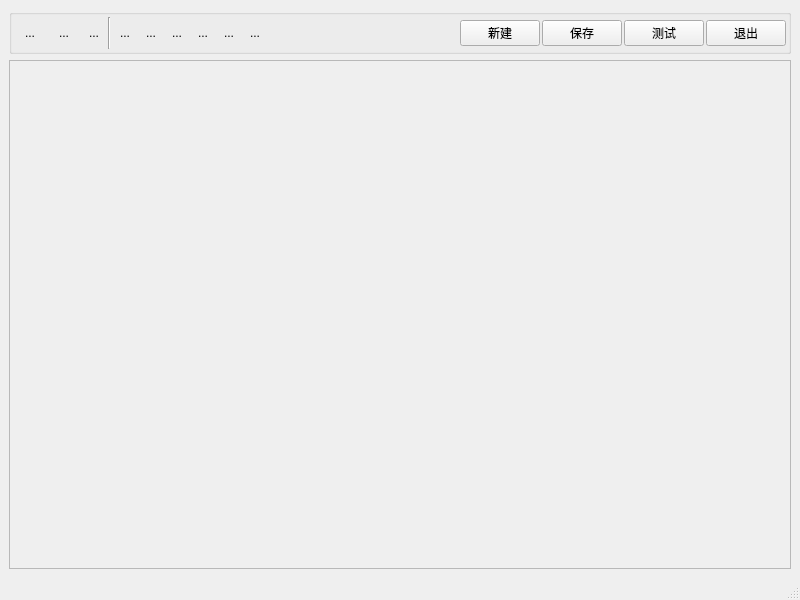
<?xml version="1.0" encoding="UTF-8"?>
<ui version="4.0">
 <class>DesignWindow</class>
 <widget class="QMainWindow" name="DesignWindow">
  <property name="geometry">
   <rect>
    <x>0</x>
    <y>0</y>
    <width>800</width>
    <height>600</height>
   </rect>
  </property>
  <property name="minimumSize">
   <size>
    <width>800</width>
    <height>600</height>
   </size>
  </property>
  <property name="windowTitle">
   <string>模板设计</string>
  </property>
  <property name="iconSize">
   <size>
    <width>32</width>
    <height>32</height>
   </size>
  </property>
  <property name="toolButtonStyle">
   <enum>Qt::ToolButtonIconOnly</enum>
  </property>
  <widget class="QWidget" name="centralWidget">
   <layout class="QHBoxLayout" name="horizontalLayout_2">
    <item>
     <layout class="QVBoxLayout" name="verticalLayout">
      <item>
       <widget class="QGroupBox" name="groupBox">
        <property name="title">
         <string/>
        </property>
        <property name="flat">
         <bool>false</bool>
        </property>
        <layout class="QHBoxLayout" name="horizontalLayout">
         <property name="spacing">
          <number>2</number>
         </property>
         <property name="leftMargin">
          <number>2</number>
         </property>
         <property name="topMargin">
          <number>2</number>
         </property>
         <property name="rightMargin">
          <number>2</number>
         </property>
         <property name="bottomMargin">
          <number>2</number>
         </property>
         <item>
          <widget class="QToolButton" name="btnAddItem">
           <property name="minimumSize">
            <size>
             <width>32</width>
             <height>32</height>
            </size>
           </property>
           <property name="toolTip">
            <string>新增字段</string>
           </property>
           <property name="text">
            <string>...</string>
           </property>
           <property name="icon">
            <iconset resource="printres.qrc">
             <normaloff>:/res/add2.png</normaloff>:/res/add2.png</iconset>
           </property>
           <property name="iconSize">
            <size>
             <width>32</width>
             <height>32</height>
            </size>
           </property>
           <property name="autoRaise">
            <bool>true</bool>
           </property>
          </widget>
         </item>
         <item>
          <widget class="QToolButton" name="btnLoadJpg">
           <property name="minimumSize">
            <size>
             <width>32</width>
             <height>32</height>
            </size>
           </property>
           <property name="toolTip">
            <string>导入背景图片</string>
           </property>
           <property name="text">
            <string>...</string>
           </property>
           <property name="icon">
            <iconset resource="printres.qrc">
             <normaloff>:/res/pict.png</normaloff>:/res/pict.png</iconset>
           </property>
           <property name="iconSize">
            <size>
             <width>32</width>
             <height>32</height>
            </size>
           </property>
           <property name="autoRaise">
            <bool>true</bool>
           </property>
          </widget>
         </item>
         <item>
          <widget class="QToolButton" name="btnDelJpg">
           <property name="toolTip">
            <string>删除背景</string>
           </property>
           <property name="text">
            <string>...</string>
           </property>
           <property name="icon">
            <iconset resource="printres.qrc">
             <normaloff>:/res/pictdel.png</normaloff>:/res/pictdel.png</iconset>
           </property>
           <property name="iconSize">
            <size>
             <width>30</width>
             <height>30</height>
            </size>
           </property>
           <property name="autoRaise">
            <bool>true</bool>
           </property>
          </widget>
         </item>
         <item>
          <widget class="Line" name="line_3">
           <property name="orientation">
            <enum>Qt::Vertical</enum>
           </property>
          </widget>
         </item>
         <item>
          <widget class="QToolButton" name="btnAlignLeft">
           <property name="toolTip">
            <string>字段左对齐</string>
           </property>
           <property name="text">
            <string>...</string>
           </property>
           <property name="icon">
            <iconset resource="printres.qrc">
             <normaloff>:/res/aleft.png</normaloff>:/res/aleft.png</iconset>
           </property>
           <property name="iconSize">
            <size>
             <width>30</width>
             <height>30</height>
            </size>
           </property>
           <property name="autoRaise">
            <bool>true</bool>
           </property>
          </widget>
         </item>
         <item>
          <widget class="QToolButton" name="btnAlignRight">
           <property name="toolTip">
            <string>字段右对齐</string>
           </property>
           <property name="text">
            <string>...</string>
           </property>
           <property name="icon">
            <iconset resource="printres.qrc">
             <normaloff>:/res/aright.png</normaloff>:/res/aright.png</iconset>
           </property>
           <property name="iconSize">
            <size>
             <width>30</width>
             <height>30</height>
            </size>
           </property>
           <property name="autoRaise">
            <bool>true</bool>
           </property>
          </widget>
         </item>
         <item>
          <widget class="QToolButton" name="btnAlignTop">
           <property name="toolTip">
            <string>字段上边对齐</string>
           </property>
           <property name="text">
            <string>...</string>
           </property>
           <property name="icon">
            <iconset resource="printres.qrc">
             <normaloff>:/res/atop.png</normaloff>:/res/atop.png</iconset>
           </property>
           <property name="iconSize">
            <size>
             <width>30</width>
             <height>30</height>
            </size>
           </property>
           <property name="autoRaise">
            <bool>true</bool>
           </property>
          </widget>
         </item>
         <item>
          <widget class="QToolButton" name="btnAlignBottom">
           <property name="toolTip">
            <string>字段下边对齐</string>
           </property>
           <property name="text">
            <string>...</string>
           </property>
           <property name="icon">
            <iconset resource="printres.qrc">
             <normaloff>:/res/abottom.png</normaloff>:/res/abottom.png</iconset>
           </property>
           <property name="iconSize">
            <size>
             <width>30</width>
             <height>30</height>
            </size>
           </property>
           <property name="autoRaise">
            <bool>true</bool>
           </property>
          </widget>
         </item>
         <item>
          <widget class="QToolButton" name="btnSameWidth">
           <property name="toolTip">
            <string>字段设置相同宽度</string>
           </property>
           <property name="text">
            <string>...</string>
           </property>
           <property name="icon">
            <iconset resource="printres.qrc">
             <normaloff>:/res/samewidth.png</normaloff>:/res/samewidth.png</iconset>
           </property>
           <property name="iconSize">
            <size>
             <width>30</width>
             <height>30</height>
            </size>
           </property>
           <property name="autoRaise">
            <bool>true</bool>
           </property>
          </widget>
         </item>
         <item>
          <widget class="QToolButton" name="btnSameHeight">
           <property name="toolTip">
            <string>字段设置相同高度</string>
           </property>
           <property name="text">
            <string>...</string>
           </property>
           <property name="icon">
            <iconset resource="printres.qrc">
             <normaloff>:/res/sameheight.png</normaloff>:/res/sameheight.png</iconset>
           </property>
           <property name="iconSize">
            <size>
             <width>30</width>
             <height>30</height>
            </size>
           </property>
           <property name="autoRaise">
            <bool>true</bool>
           </property>
          </widget>
         </item>
         <item>
          <spacer name="horizontalSpacer">
           <property name="orientation">
            <enum>Qt::Horizontal</enum>
           </property>
           <property name="sizeHint" stdset="0">
            <size>
             <width>332</width>
             <height>20</height>
            </size>
           </property>
          </spacer>
         </item>
         <item>
          <widget class="QPushButton" name="btnNewModel">
           <property name="text">
            <string>新建</string>
           </property>
           <property name="icon">
            <iconset resource="printres.qrc">
             <normaloff>:/res/add.png</normaloff>:/res/add.png</iconset>
           </property>
           <property name="flat">
            <bool>false</bool>
           </property>
          </widget>
         </item>
         <item>
          <widget class="QPushButton" name="btnSaveModel">
           <property name="text">
            <string>保存</string>
           </property>
           <property name="icon">
            <iconset resource="printres.qrc">
             <normaloff>:/res/save.png</normaloff>:/res/save.png</iconset>
           </property>
          </widget>
         </item>
         <item>
          <widget class="QPushButton" name="btnPreview">
           <property name="text">
            <string>测试</string>
           </property>
           <property name="icon">
            <iconset resource="printres.qrc">
             <normaloff>:/res/print.png</normaloff>:/res/print.png</iconset>
           </property>
          </widget>
         </item>
         <item>
          <widget class="QPushButton" name="btnCancel">
           <property name="text">
            <string>退出</string>
           </property>
           <property name="icon">
            <iconset resource="printres.qrc">
             <normaloff>:/res/cancel.png</normaloff>:/res/cancel.png</iconset>
           </property>
          </widget>
         </item>
        </layout>
       </widget>
      </item>
      <item>
       <widget class="QScrollArea" name="scrollArea">
        <property name="widgetResizable">
         <bool>true</bool>
        </property>
        <widget class="QWidget" name="scrollAreaWidgetContents">
         <property name="geometry">
          <rect>
           <x>0</x>
           <y>0</y>
           <width>778</width>
           <height>508</height>
          </rect>
         </property>
        </widget>
       </widget>
      </item>
     </layout>
    </item>
   </layout>
  </widget>
  <widget class="QStatusBar" name="statusBar"/>
 </widget>
 <resources>
  <include location="printres.qrc"/>
 </resources>
 <connections/>
</ui>
